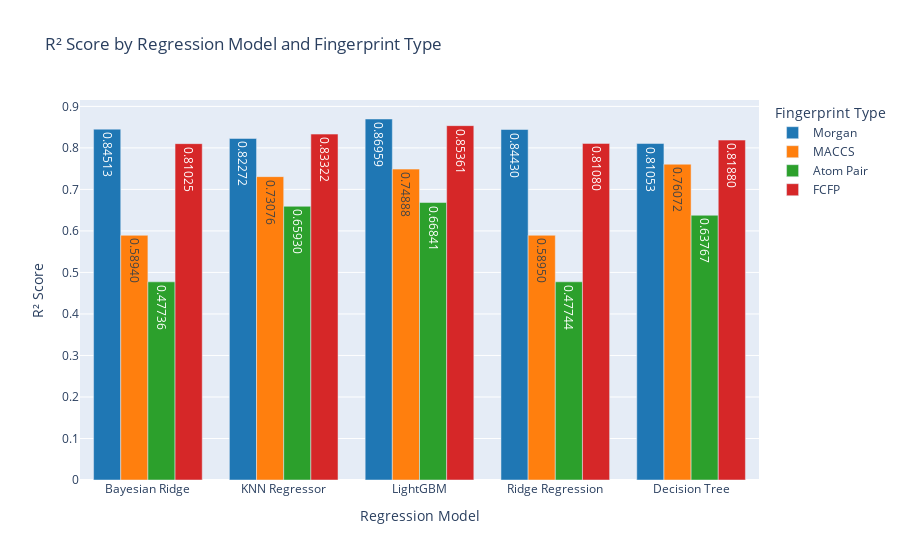
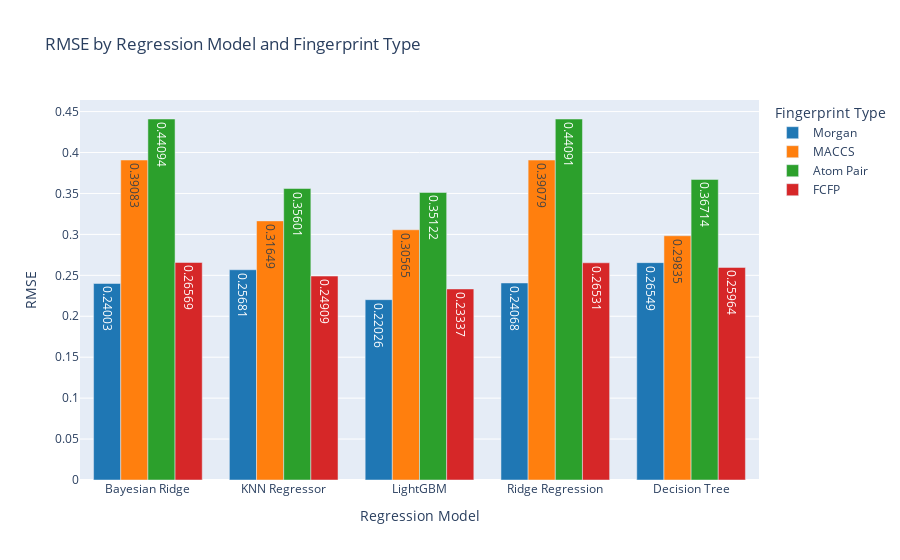
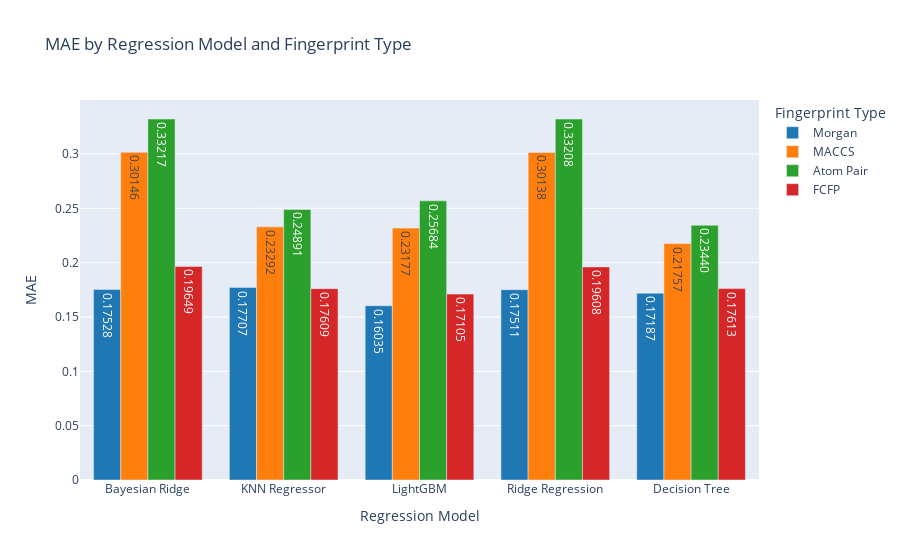

The code cell stored with these charts, in order, in its notebook:
### Code cell
import plotly.graph_objects as go
import pandas as pd

# Define colors
colors = ['#1f77b4', '#ff7f0e', '#2ca02c', '#d62728', '#9467bd', '#8c564b']

# Create traces for R² Score
fig_r2 = go.Figure()
for idx, fingerprint_type in enumerate(results_df['Fingerprint Type'].unique()):
    subset = results_df[results_df['Fingerprint Type'] == fingerprint_type]
    fig_r2.add_trace(go.Bar(
        x=subset['Regression Model'],
        y=subset['R² Score'],
        name=fingerprint_type,
        text=[f'{val:.5f}' for val in subset['R² Score']],
        textposition='inside',
        marker_color=colors[idx % len(colors)],
    ))

fig_r2.update_layout(
    title='R² Score by Regression Model and Fingerprint Type',
    xaxis_title='Regression Model',
    yaxis_title='R² Score',
    barmode='group',
    legend_title='Fingerprint Type'
)

# Create traces for RMSE
fig_rmse = go.Figure()
for idx, fingerprint_type in enumerate(results_df['Fingerprint Type'].unique()):
    subset = results_df[results_df['Fingerprint Type'] == fingerprint_type]
    fig_rmse.add_trace(go.Bar(
        x=subset['Regression Model'],
        y=subset['RMSE'],
        name=fingerprint_type,
        text=[f'{val:.5f}' for val in subset['RMSE']],
        textposition='inside',
        marker_color=colors[idx % len(colors)],
    ))

fig_rmse.update_layout(
    title='RMSE by Regression Model and Fingerprint Type',
    xaxis_title='Regression Model',
    yaxis_title='RMSE',
    barmode='group',
    legend_title='Fingerprint Type'
)

# Create traces for MAE
fig_mae = go.Figure()
for idx, fingerprint_type in enumerate(results_df['Fingerprint Type'].unique()):
    subset = results_df[results_df['Fingerprint Type'] == fingerprint_type]
    fig_mae.add_trace(go.Bar(
        x=subset['Regression Model'],
        y=subset['MAE'],
        name=fingerprint_type,
        text=[f'{val:.5f}' for val in subset['MAE']],
        textposition='inside',
        marker_color=colors[idx % len(colors)],
    ))

fig_mae.update_layout(
    title='MAE by Regression Model and Fingerprint Type',
    xaxis_title='Regression Model',
    yaxis_title='MAE',
    barmode='group',
    legend_title='Fingerprint Type'
)

# Show the plots
fig_r2.show()
fig_rmse.show()
fig_mae.show()

### Figure 1 — Plotly figure (JSON) as saved in the notebook; plotly's stock layout.template omitted (floating-point values rounded to 4 significant figures)
{"data": [{"marker": {"color": "#1f77b4"}, "name": "Morgan", "text": ["0.84513", "0.82272", "0.86959", "0.84430", "0.81053"], "textposition": "inside", "type": "bar", "x": ["Bayesian Ridge", "KNN Regressor", "LightGBM", "Ridge Regression", "Decision Tree"], "y": [0.8451, 0.8227, 0.8696, 0.8443, 0.8105]}, {"marker": {"color": "#ff7f0e"}, "name": "MACCS", "text": ["0.58940", "0.73076", "0.74888", "0.58950", "0.76072"], "textposition": "inside", "type": "bar", "x": ["Bayesian Ridge", "KNN Regressor", "LightGBM", "Ridge Regression", "Decision Tree"], "y": [0.5894, 0.7308, 0.7489, 0.5895, 0.7607]}, {"marker": {"color": "#2ca02c"}, "name": "Atom Pair", "text": ["0.47736", "0.65930", "0.66841", "0.47744", "0.63767"], "textposition": "inside", "type": "bar", "x": ["Bayesian Ridge", "KNN Regressor", "LightGBM", "Ridge Regression", "Decision Tree"], "y": [0.4774, 0.6593, 0.6684, 0.4774, 0.6377]}, {"marker": {"color": "#d62728"}, "name": "FCFP", "text": ["0.81025", "0.83322", "0.85361", "0.81080", "0.81880"], "textposition": "inside", "type": "bar", "x": ["Bayesian Ridge", "KNN Regressor", "LightGBM", "Ridge Regression", "Decision Tree"], "y": [0.8103, 0.8332, 0.8536, 0.8108, 0.8188]}], "layout": {"barmode": "group", "legend": {"title": {"text": "Fingerprint Type"}}, "title": {"text": "R² Score by Regression Model and Fingerprint Type"}, "xaxis": {"title": {"text": "Regression Model"}}, "yaxis": {"title": {"text": "R² Score"}}}}

### Figure 2 — Plotly figure (JSON) as saved in the notebook; plotly's stock layout.template omitted (floating-point values rounded to 4 significant figures)
{"data": [{"marker": {"color": "#1f77b4"}, "name": "Morgan", "text": ["0.24003", "0.25681", "0.22026", "0.24068", "0.26549"], "textposition": "inside", "type": "bar", "x": ["Bayesian Ridge", "KNN Regressor", "LightGBM", "Ridge Regression", "Decision Tree"], "y": [0.24, 0.2568, 0.2203, 0.2407, 0.2655]}, {"marker": {"color": "#ff7f0e"}, "name": "MACCS", "text": ["0.39083", "0.31649", "0.30565", "0.39079", "0.29835"], "textposition": "inside", "type": "bar", "x": ["Bayesian Ridge", "KNN Regressor", "LightGBM", "Ridge Regression", "Decision Tree"], "y": [0.3908, 0.3165, 0.3056, 0.3908, 0.2984]}, {"marker": {"color": "#2ca02c"}, "name": "Atom Pair", "text": ["0.44094", "0.35601", "0.35122", "0.44091", "0.36714"], "textposition": "inside", "type": "bar", "x": ["Bayesian Ridge", "KNN Regressor", "LightGBM", "Ridge Regression", "Decision Tree"], "y": [0.4409, 0.356, 0.3512, 0.4409, 0.3671]}, {"marker": {"color": "#d62728"}, "name": "FCFP", "text": ["0.26569", "0.24909", "0.23337", "0.26531", "0.25964"], "textposition": "inside", "type": "bar", "x": ["Bayesian Ridge", "KNN Regressor", "LightGBM", "Ridge Regression", "Decision Tree"], "y": [0.2657, 0.2491, 0.2334, 0.2653, 0.2596]}], "layout": {"barmode": "group", "legend": {"title": {"text": "Fingerprint Type"}}, "title": {"text": "RMSE by Regression Model and Fingerprint Type"}, "xaxis": {"title": {"text": "Regression Model"}}, "yaxis": {"title": {"text": "RMSE"}}}}

### Figure 3 — Plotly figure (JSON) as saved in the notebook; plotly's stock layout.template omitted (floating-point values rounded to 4 significant figures)
{"data": [{"marker": {"color": "#1f77b4"}, "name": "Morgan", "text": ["0.17528", "0.17707", "0.16035", "0.17511", "0.17187"], "textposition": "inside", "type": "bar", "x": ["Bayesian Ridge", "KNN Regressor", "LightGBM", "Ridge Regression", "Decision Tree"], "y": [0.1753, 0.1771, 0.1603, 0.1751, 0.1719]}, {"marker": {"color": "#ff7f0e"}, "name": "MACCS", "text": ["0.30146", "0.23292", "0.23177", "0.30138", "0.21757"], "textposition": "inside", "type": "bar", "x": ["Bayesian Ridge", "KNN Regressor", "LightGBM", "Ridge Regression", "Decision Tree"], "y": [0.3015, 0.2329, 0.2318, 0.3014, 0.2176]}, {"marker": {"color": "#2ca02c"}, "name": "Atom Pair", "text": ["0.33217", "0.24891", "0.25684", "0.33208", "0.23440"], "textposition": "inside", "type": "bar", "x": ["Bayesian Ridge", "KNN Regressor", "LightGBM", "Ridge Regression", "Decision Tree"], "y": [0.3322, 0.2489, 0.2568, 0.3321, 0.2344]}, {"marker": {"color": "#d62728"}, "name": "FCFP", "text": ["0.19649", "0.17609", "0.17105", "0.19608", "0.17613"], "textposition": "inside", "type": "bar", "x": ["Bayesian Ridge", "KNN Regressor", "LightGBM", "Ridge Regression", "Decision Tree"], "y": [0.1965, 0.1761, 0.1711, 0.1961, 0.1761]}], "layout": {"barmode": "group", "legend": {"title": {"text": "Fingerprint Type"}}, "title": {"text": "MAE by Regression Model and Fingerprint Type"}, "xaxis": {"title": {"text": "Regression Model"}}, "yaxis": {"title": {"text": "MAE"}}}}
